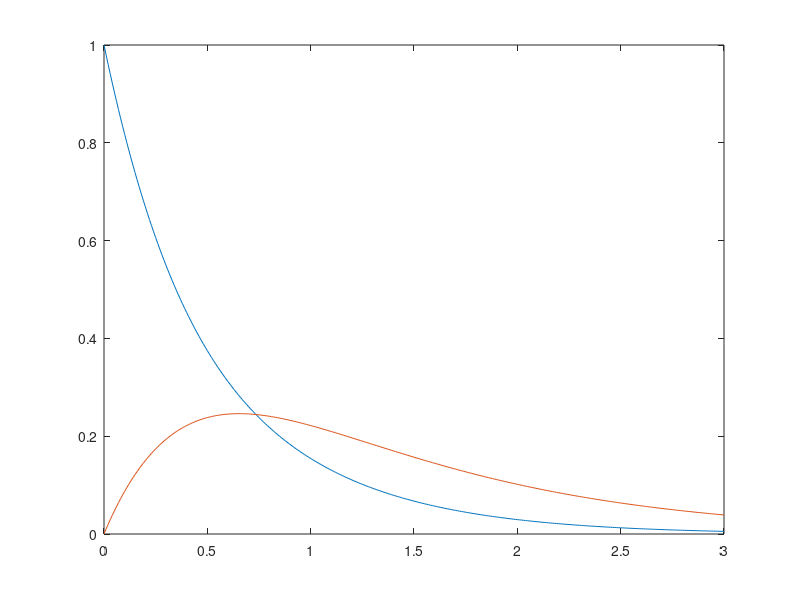

Here is the MATLAB script that generated this plot:
% Euler's method on system of equations.

f1 = @(x, y) y(2)^2-2*y(1);      % EQ1
f2 = @(x, y) y(1)-y(2)-x*y(2)^2; % EQ2
f =  @(x, y) [f1(x,y) f2(x,y)];  % System

a = 0;        % Lower bound
b = 3;        % Upper bound
h = 0.01;     % Step size
n = (b-a)/h;  % Intevals

X = zeros(n+1, 1);
Y = zeros(n+1, 2);
X(1) = a;         % Starting x-value
Y(1, :) = [1 0];  % Starting y-values

disp('   x               y1              y2')
fprintf('%.6f\t%.6f\t%.6f\n', X(1), Y(1,:))

for i = 1:n
  x = X(i);
  y = Y(i, :);
  Y(i+1, :) = y+h*f(x,y);
  X(i+1) = x+h;
  fprintf('%.6f\t%.6f\t%.6f\n', X(i+1), Y(i+1, :))
end

plot(X, Y);
